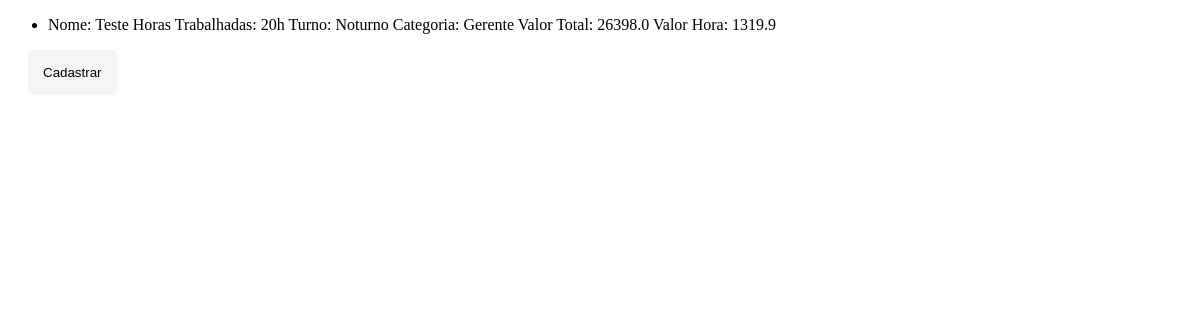
The app's page /Atividade1/, older data.
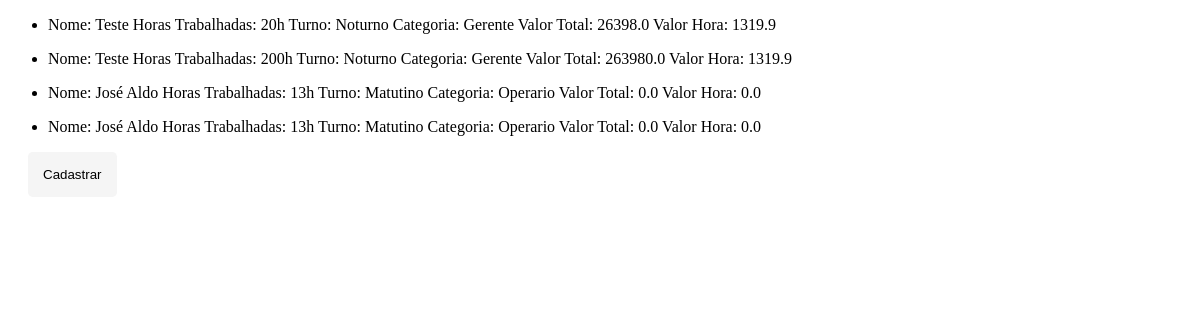
The same page, newer data.
### Atividade1/models.py (models this page shows, shortened)
class Pagamento(models.Model):
    nome = models.CharField(max_length=255)
    quantidade_horas = models.FloatField(max_length=10000)
    turno = models.CharField(max_length=255)
    categoria = models.CharField(max_length=255)
    valorTotal = models.FloatField(max_length=10000)
    valorHora = models.FloatField(max_length=10000)

### Atividade1/views.py (the view)
# urls.py: path('', getPagamento, name='getPagamento'),
def getPagamento(request):
    pagamento = Pagamento.objects.all()
    return render(request, 'Atividade1_Index.html', {'pagamentos': pagamento})

### Atividade1/templates/Atividade1_Index.html (shortened to what this page needs)
<!DOCTYPE html>
<html lang="en">
  <head>
  </head>
  <body>
    {% for pagamento in pagamentos %}
      <ul>
        <li>
          <div style='display: flex; flex-direction: column;'>
            <span>Nome: {{pagamento.nome}}</spa n>
            <span>Horas Trabalhadas: {{pagamento.quantidade_horas|floatformat:0}}h</span>
            <span>Turno: {{pagamento.turno}}</span>
            <span>Categoria: {{pagamento.categoria}}</span>
            <span>Valor Total: {{pagamento.valorTotal}}</span>
            <span>Valor Hora: {{pagamento.valorHora}}</span>
          </div>
        </li>
      </ul>
    {% endfor %}
    <button style='border: none; background-color: whitesmoke; border-radius: .3rem; padding: 15px; margin-left: 20px;'>
      <a href="{% url 'Atividade1:postPagamento' %}" style='color: inherit; text-decoration: none;'>Cadastrar</a>
    </button>
  </body>
</html>

Row changes from the older to the newer data that the page shows:
added Pagamento: nome "Teste", quantidade_horas "200", turno "Noturno", categoria "Gerente", valorTotal "263980.0", valorHora "1319.9"
added Pagamento: nome "José Aldo", quantidade_horas "13", turno "Matutino", categoria "Operario", valorTotal "0.0", valorHora "0.0"
added Pagamento: nome "José Aldo", quantidade_horas "13", turno "Matutino", categoria "Operario", valorTotal "0.0", valorHora "0.0"
